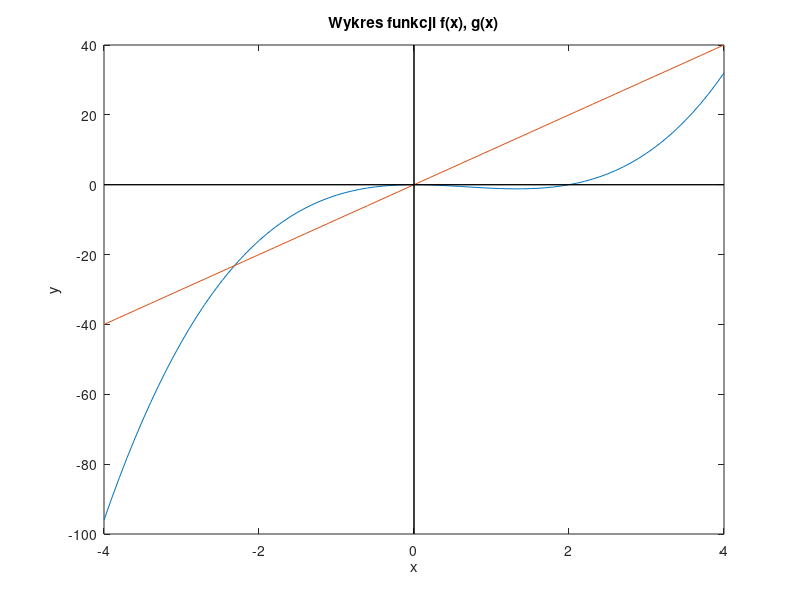

The MATLAB source for this figure:
%skrypt rysuje wykres wybranej funkcji na przedziale[-4,4]
clear
wzor1 = "x^3 - 2*x^2";
wzor1 = strrep(wzor1, ".^", "^");
wzor1_str = wzor1;
wzor1_str = strrep(wzor1, "*", "·");
wzor1 = strrep(wzor1, "^", ".^");

wzor2 = "10*x";
wzor2 = strrep(wzor2, ".^", "^");
wzor2_str = wzor2;
wzor2_str = strrep(wzor2, "*", "·");
wzor2 = strrep(wzor2, "^", ".^");

x = [-4:0.1:4];
y1 = eval(wzor1);
y2 = eval(wzor2);

h=figure;
set(h,'visible','off');
#plot(x,y1); %kreslenie wykresu y=f(x)
%subplot (2, 1, 1)
plot (x, y1);
hold on 
%subplot (2, 1, 2)
plot(x, y2);
hold off 
title(sprintf("Wykres funkcji f(x), g(x)", wzor1_str));
line(xlim, zeros(2), "linestyle", "-", "color", "black");
line(zeros(2), ylim, "linestyle", "-", "color", "black");
xlabel("x");
ylabel("y");
print(h, "-dpng", "output.png")
%pause()